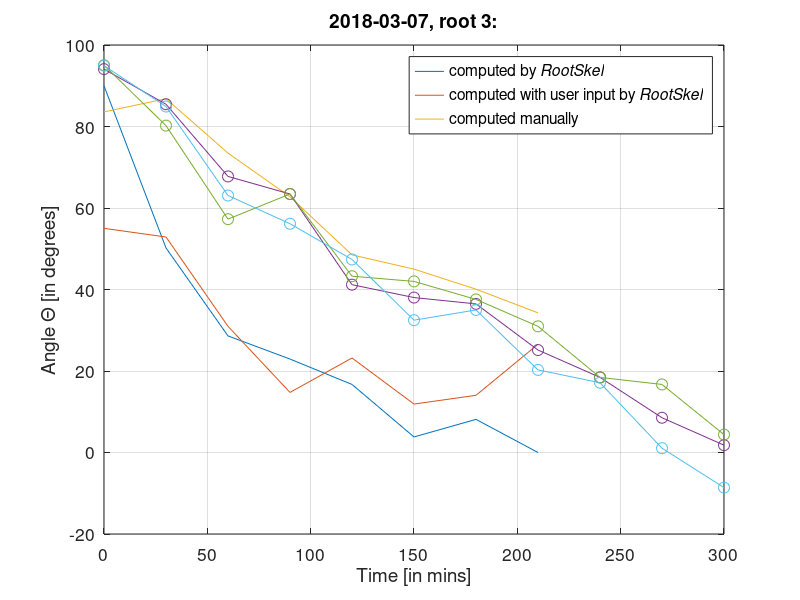
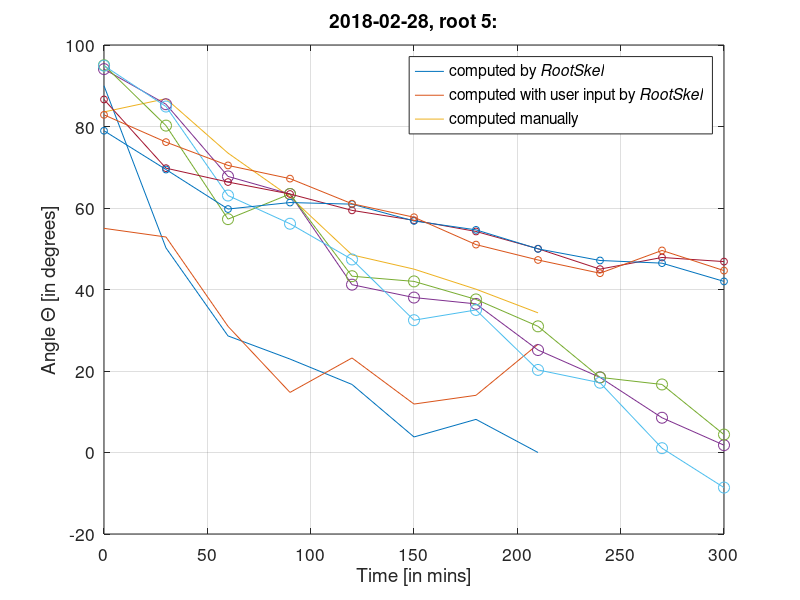
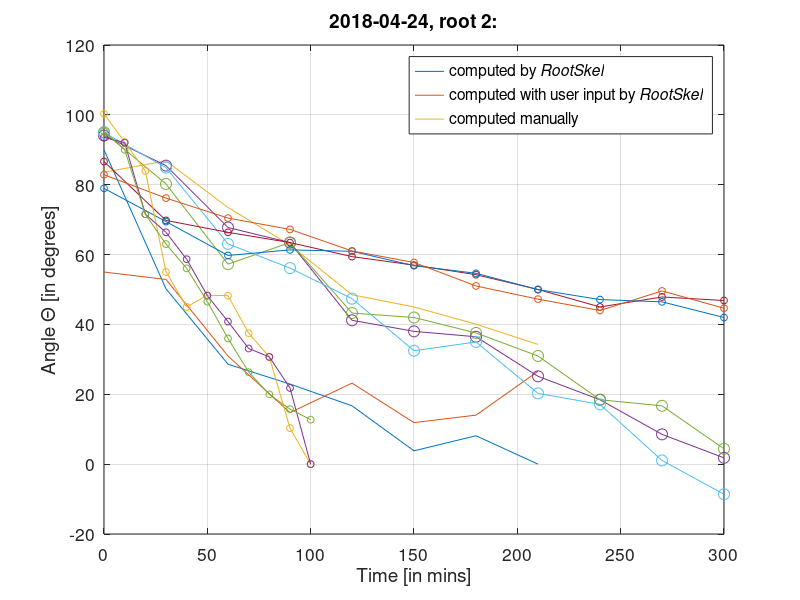

Reproduce these figures in MATLAB, in order.
%%PLOTS THE ANGLES of manual and automatically computed angles

%% 2018-03-08, root 4 -- totally off
% just 8 time steps

% theta_man = 0:7;
% theta_comp = 0:30;

theta_comp =        [90      50.1944 28.6105 22.9321 16.6992  3.8141  8.1301 0.0000];
theta_comp_input =  [55.0080 52.8831 30.9638 14.7436 23.1986 11.8887 14.0362 180-153.4349];
theta_man =         [83.5747 86.824  73.4753 62.7533 48.497  45      40.0743 34.2723];
    %32.573 33.6167 33.6187];

%time = 0:10:300;
time = [0 30 60 90 120 150 180 210]

plot(time, theta_comp)
hold on
plot(time, theta_comp_input)
hold on 
plot(time, theta_man)
grid on

title('Comparing the manually computed angle and the angle(s) computed by\it RootSkel', 'Interpreter', 'tex')
xlabel('Time [in mins]')
ylabel('Angle \Theta [in degrees]', 'Interpreter', 'tex')
legend('computed by\it RootSkel', 'computed with user input by\it RootSkel', 'computed manually','Location','northeast', 'Interpreter', 'tex')

%saveas(fig, plotAngles, png)

%% 2018-03-07, root 3 -- not complete, missing value in theta_man -- NOW GOOD

% pos 6, 8, 10, 11
% theta_comp =      [94.0856 85.4622 67.7510 63.4349 41.1859 45.0000 36.4692 44.1449 18.4349 12.5288 21.8014];
%     %180-162.1811];
theta_comp =        [94.0856 85.4622 67.7510 63.4349 41.1859 38.0214 36.4692 25.1449 18.4349 8.5288 1.8014];
theta_comp_input =  [95.0425 80.2176 57.2648 63.4349 43.2643 41.9872 37.5686 30.9638 18.4349 16.6992 4.3987];
    %0.0000];
theta_man =         [94.929  84.8987 63.063  56.137  47.375  32.471  34.981  20.264  17.1237 1.06   -8.608];

time = [0:30:300];

plot(time, theta_comp,'-o','MarkerSize',8)
hold on
plot(time, theta_comp_input,'-o','MarkerSize',8)
hold on 
plot(time, theta_man,'-o','MarkerSize',8)
set(gca,'fontsize',12.5)
% set(graph1,'LineWidth',2);
grid on

% title('2018-03-07, root 3:\newline Comparing the manually computed angle and the angle(s) computed by\it RootSkel\newline', 'Interpreter', 'tex')
title('2018-03-07, root 3:')
xlabel('Time [in mins]')
ylabel('Angle \Theta [in degrees]', 'Interpreter', 'tex')
legend('computed by\it RootSkel', 'computed with user input by\it RootSkel', 'computed manually','Location','northeast', 'Interpreter', 'tex')

print('2018-03-07','-dpng')

%% 2018-02-28, root 5 -- BEST EXAMPLE

% pos 8
% theta_comp =       [86.6335 69.7751 66.3706 63.4349 59.4208 56.9761 54.2461 55.0080 45.0010 47.8624 46.8476];
theta_comp =         [86.6335 69.7751 66.3706 63.4349 59.4208 56.9761 54.2461 50.0080 45.0010 47.8624 46.8476];
% pos 4
% theta_comp_input = [78.9591 69.4440 59.7436 51.3402 60.9454 56.8215 54.6375 49.9697 47.1211 46.4688 41.9872];
theta_comp_input =   [78.9591 69.4440 59.7436 61.3402 60.9454 56.8215 54.6375 49.9697 47.1211 46.4688 41.9872];
theta_man =          [82.861  76.168  70.4517 67.2077 61.0473 57.7337 51.0167 47.244  43.9957 49.5847 44.6373];

time = [0:30:300];

plot(time, theta_comp,'-o','MarkerSize',5)
hold on
plot(time, theta_comp_input,'-o','MarkerSize',5)
hold on 
plot(time, theta_man,'-o','MarkerSize',5)
set(gca,'fontsize',12.5)
grid on

%title('2018-02-28, root 5:\newline Comparing the manually computed angle and the angle(s) computed by\it RootSkel\newline', 'Interpreter', 'tex')
title('2018-02-28, root 5:')
xlabel('Time [in mins]')
ylabel('Angle \Theta [in degrees]', 'Interpreter', 'tex')
legend('computed by\it RootSkel', 'computed with user input by\it RootSkel', 'computed manually','Location','northeast', 'Interpreter', 'tex')

print('2018-02-28','-dpng')

%% 2018-04-24, root 2 -- GOOD EXAMPLE

% pos 8
% theta_comp =       [100.3048 92.2026 83.9559 55.0080 45.0000 48.3665 48.2397 60.4885 30.6997 10.3048 0];
theta_comp =       [100.3048 92.2026 83.9559 55.0080 45.0000 48.3665 48.2397 37.4885 30.6997 10.3048 0];
theta_comp_input = [93.5448  92.0454 71.5651 66.3706 58.6713 48.2397 40.8151 33.1113 30.6997 21.8014 0];
theta_man =        [95.3133  90      71.547  62.9943 56.047  46.5212 35.982  26.342  19.9737 15.743 12.7313];

time = [0:10:100];

plot(time, theta_comp,'-o','MarkerSize',5)
hold on
plot(time, theta_comp_input,'-o','MarkerSize',5)
hold on 
plot(time, theta_man,'-o','MarkerSize',5)
set(gca,'fontsize',12.5)
grid on

%title('2018-04-24, root 2:\newline Comparing the manually computed angle and the angle(s) computed by\it RootSkel\newline', 'Interpreter', 'tex')
title('2018-04-24, root 2:')
xlabel('Time [in mins]')
ylabel('Angle \Theta [in degrees]', 'Interpreter', 'tex')
legend('computed by\it RootSkel', 'computed with user input by\it RootSkel', 'computed manually','Location','northeast', 'Interpreter', 'tex')

print('2018-04-24','-dpng')
